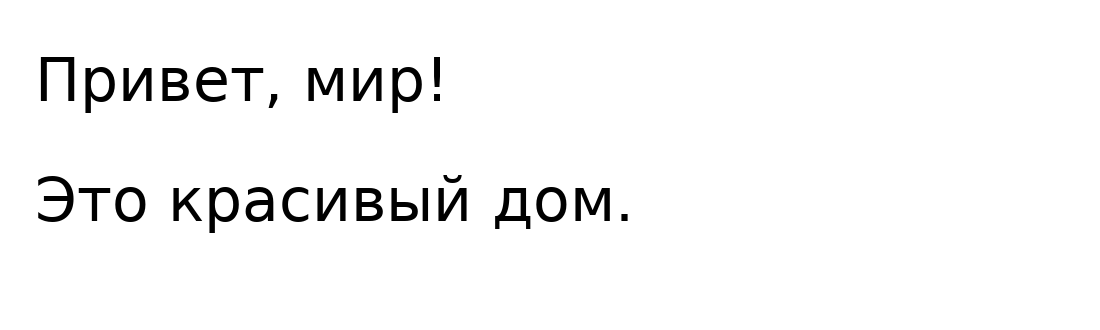
#> input picture artifacts/ocr-sample.png, 1100 x 330 px
$ python -i preprocess.py   (imports and definitions only)
#> lines starting #> are read from the running program, lines starting #| are printed output that depends on the picture; after the words box and inside, x2 and y2 are one past the last pixel; in counts of white or black regions, pixels touching at a corner belong together
#> further down, picture is the input picture: shape (330, 1100); min 0, max 255, mean 246.4
"""Image normalisation and preprocessing variants for OCR.

The goal is to give the recognition engines several *good* views of the same
page instead of one raw photo: upright, deskewed, shadow-free, denoised,
denoised+binary and sharpened. A later stage picks the best reading.
"""
from __future__ import annotations

import io
from dataclasses import dataclass
from typing import List, Optional, Tuple

import numpy as np
from PIL import Image, ImageOps

try:  # OpenCV is optional at runtime, same contract as the rest of the app.
    import cv2
except Exception:  # noqa: BLE001
    cv2 = None


MIN_SIDE = 1500
MAX_SIDE = 3200


@dataclass
class Variant:
    name: str
    image: np.ndarray  # uint8 grayscale
    kind: str  # "gray" | "binary"


# [30 lines left out: functions load_image, normalize_scale, not called in this run]


def _to_gray(img: Image.Image) -> np.ndarray:
    return np.array(img.convert("L"))


# [47 lines left out: functions _maybe_invert, _deskew, _order_points, not called in this run]


def _perspective(gray: np.ndarray) -> np.ndarray:
    """Rectify a photographed page when a clean quadrilateral is found."""
    if cv2 is None or gray.size == 0:
        return gray
    h, w = gray.shape[:2]
#> h = 330; w = 1100
    if min(h, w) < 240:
        return gray
    scale = 1000.0 / max(h, w) if max(h, w) > 1000 else 1.0
#> scale = 0.909
    small = cv2.resize(gray, None, fx=scale, fy=scale, interpolation=cv2.INTER_AREA)
    try:
        blurred = cv2.GaussianBlur(small, (5, 5), 0)
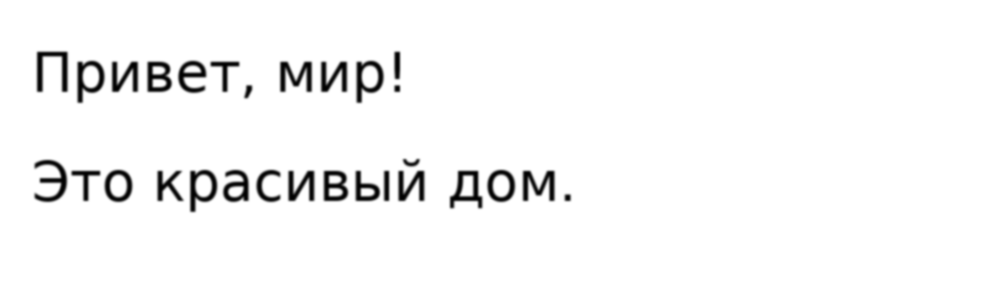
#> blurred: shape (300, 1000); min 0, max 255, mean 246.4
        edges = cv2.Canny(blurred, 40, 140)
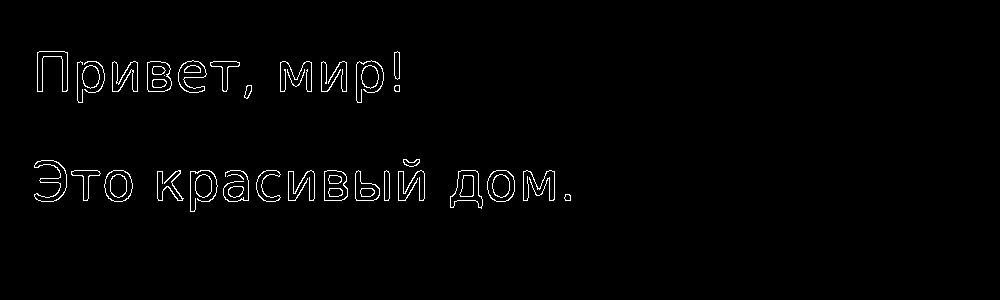
#> edges: shape (300, 1000); 1.5% white in thin lines or dots, all inside (x1, y1, x2, y2) = (34, 51, 571, 212)
        edges = cv2.dilate(edges, np.ones((3, 3), np.uint8), iterations=1)
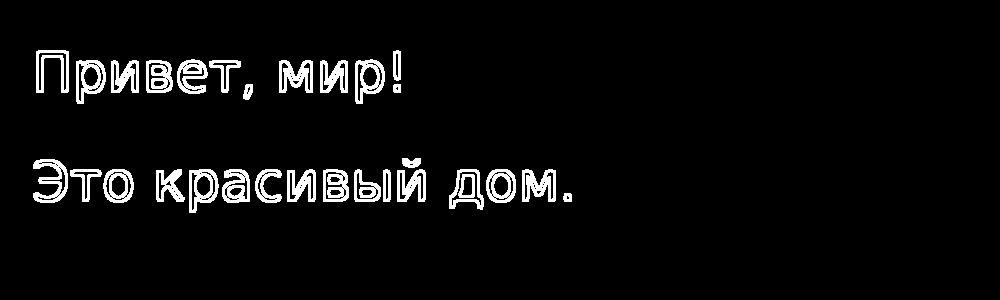
#> edges: shape (300, 1000); 4.7% white; 30 white regions
        contours, _ = cv2.findContours(
            edges, cv2.RETR_EXTERNAL, cv2.CHAIN_APPROX_SIMPLE
        )
#> contours = 29 contours; largest, box (x1, y1, x2, y2) and area: (355, 59, 385, 104) 951, (76, 60, 106, 104) 946, (189, 169, 219, 213) 936, (449, 169, 484, 210) 900, (103, 169, 134, 203) 832
        if not contours:
            return gray
        contour = max(contours, key=cv2.contourArea)
#> contour = contour of 40 points, box (x1, y1, x2, y2) (355, 59, 385, 104), area 951
        if cv2.contourArea(contour) < 0.22 * small.shape[0] * small.shape[1]:
            return gray
        perimeter = cv2.arcLength(contour, True)
        approx = cv2.approxPolyDP(contour, 0.02 * perimeter, True)
        if len(approx) != 4:
            return gray
        points = approx.reshape(4, 2).astype("float32") / scale
        rect = _order_points(points)
        tl, tr, br, bl = rect
        width = max(np.linalg.norm(br - bl), np.linalg.norm(tr - tl))
        height = max(np.linalg.norm(tr - br), np.linalg.norm(tl - bl))
        if width < 160 or height < 60:
            return gray
        destination = np.array(
            [[0, 0], [width - 1, 0], [width - 1, height - 1], [0, height - 1]],
            dtype="float32",
        )
        matrix = cv2.getPerspectiveTransform(rect, destination)
        warped = cv2.warpPerspective(
            gray,
            matrix,
            (int(width), int(height)),
            flags=cv2.INTER_CUBIC,
            borderValue=255,
        )
        return warped
    except Exception:  # noqa: BLE001
        return gray


# [101 lines left out: functions _illumination_normalize, _clahe, _sharpen, _adaptive, _otsu, _sauvola and 3 more, not called in this run]

>>> import cv2
>>> picture = cv2.imread('../../../../artifacts/ocr-sample.png', cv2.IMREAD_GRAYSCALE)
>>> result = _perspective(picture)

$ run again, on artifacts/desktop-1440-top.png
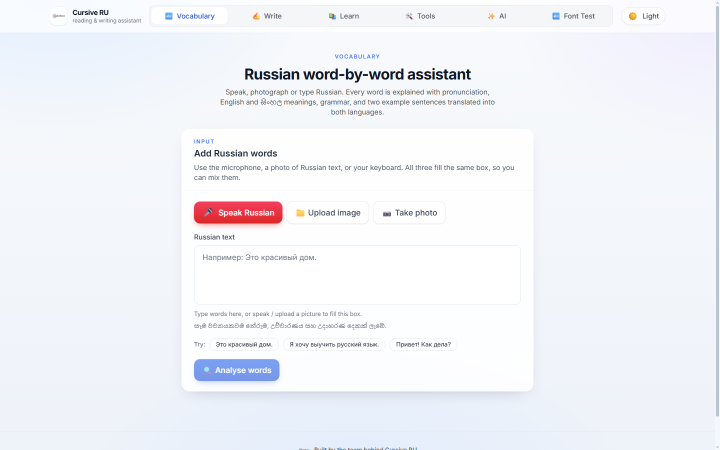
#> input picture artifacts/desktop-1440-top.png, 1440 x 900 px (shown at 1/2 size)
#> in _perspective, `edges = cv2.Canny(blurred, 40, 140)`:
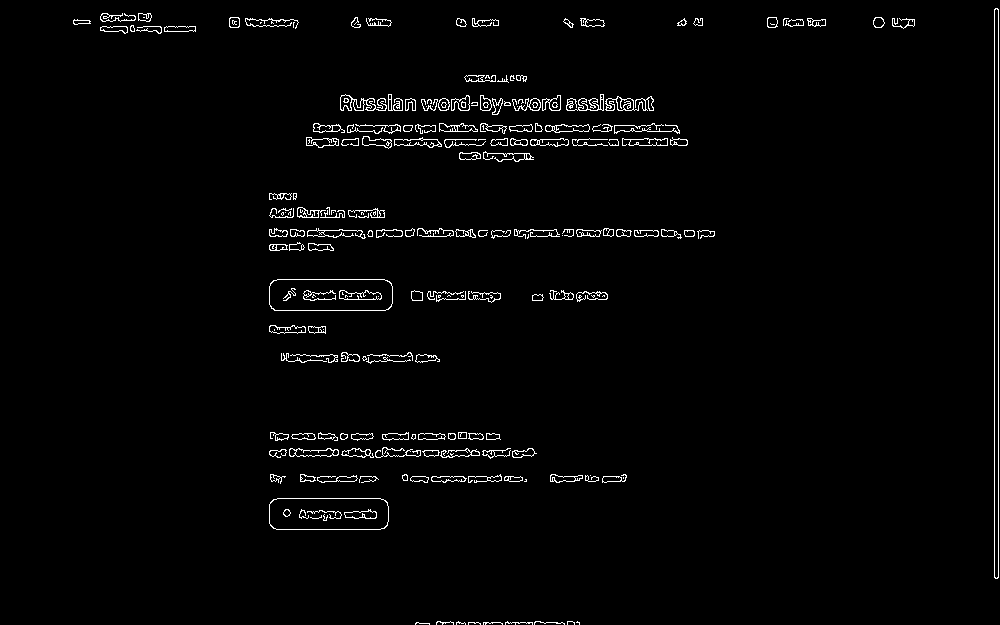
#> edges: shape (625, 1000); 2% white in thin lines or dots
#> in _perspective, `edges = cv2.dilate(edges, np.ones((3, 3), np.uint8), iterations=1)`:
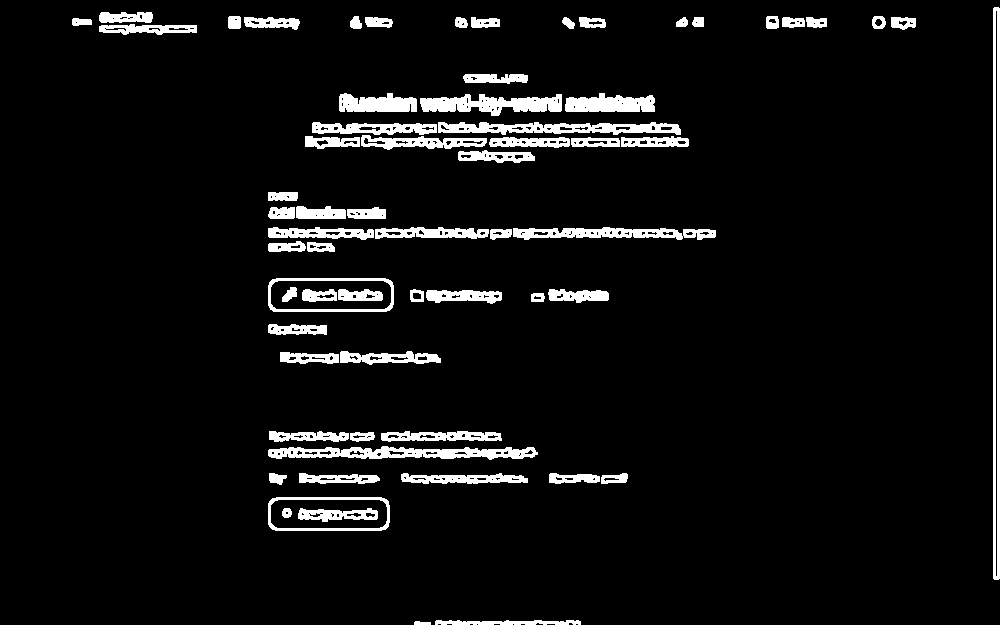
#> edges: shape (625, 1000); 6.2% white; 66 white regions
#> contours = 61 contours; largest, box (x1, y1, x2, y2) and area: (268, 278, 394, 312) 4060, (268, 497, 390, 531) 3923, (993, 7, 1000, 580) 3430, (268, 446, 538, 460) 2214, (438, 122, 681, 135) 1944
#> contour = contour of 27 points, box (x1, y1, x2, y2) (268, 278, 394, 312), area 4060

$ run again, on artifacts/mobile-390-bottom.png
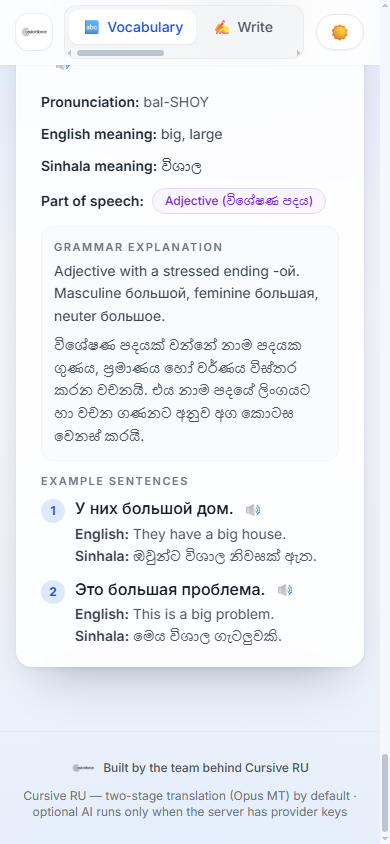
#> input picture artifacts/mobile-390-bottom.png, 390 x 844 px
#> in _perspective, `edges = cv2.Canny(blurred, 40, 140)`:
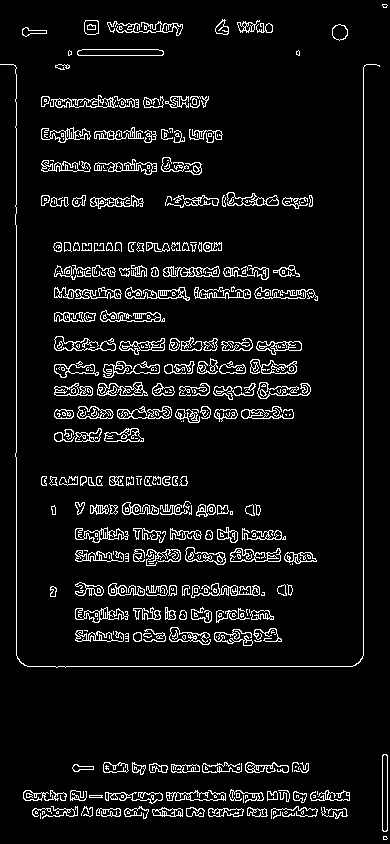
#> edges: shape (844, 390); 7% white in thin lines or dots
#> in _perspective, `edges = cv2.dilate(edges, np.ones((3, 3), np.uint8), iterations=1)`:
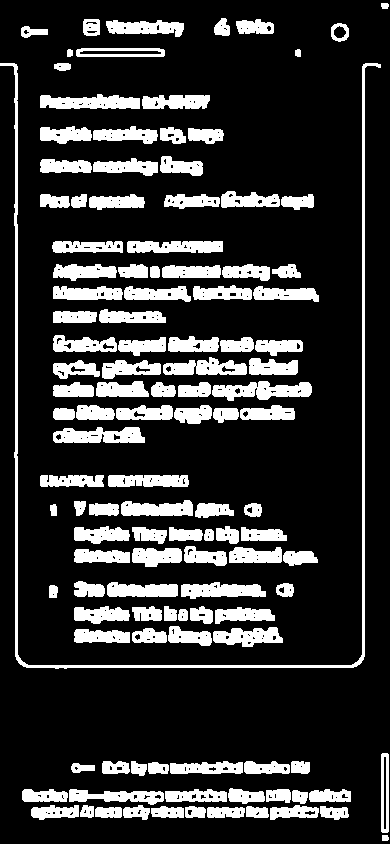
#> edges: shape (844, 390); 19.4% white; 122 white regions
#> contours = 122 contours; largest, box (x1, y1, x2, y2) and area: (0, 63, 381, 669) 3218, (212, 381, 312, 401) 1155, (53, 427, 145, 443) 1054, (40, 94, 140, 109) 1040, (163, 357, 247, 375) 950
#> contour = contour of 109 points, box (x1, y1, x2, y2) (0, 63, 381, 669), area 3218
